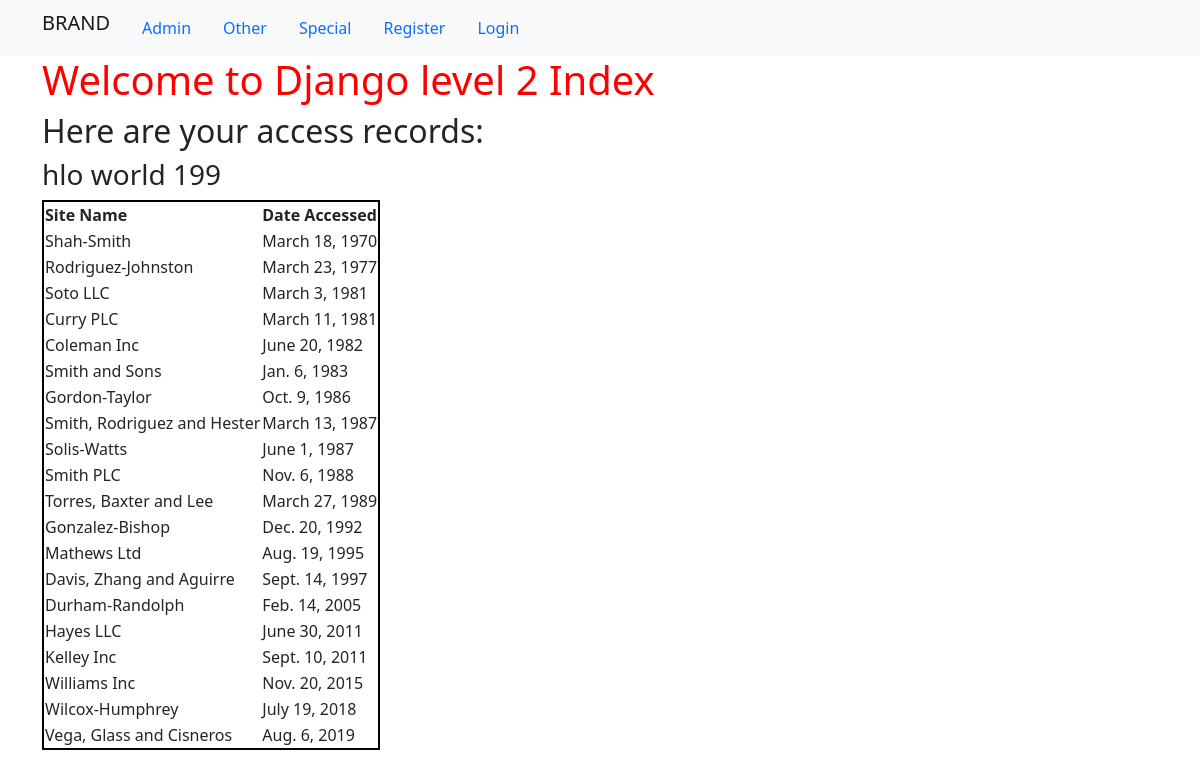
The page / on the database its author committed.
### first_app/models.py (models this page shows, shortened)
class AccessRecord(models.Model):
    name = models.ForeignKey(Webpage, on_delete=models.CASCADE)
    date = models.DateField()

class Webpage(models.Model):
    topic = models.ForeignKey(Topic, on_delete=models.CASCADE)
    name = models.CharField(max_length=256, unique=True)
    url = models.URLField(unique=True)
    def __str__(self):
        return self.name

### first_app/views.py (the view)
# urls.py: path('', views.index, name='index'),
def index(request):
    webpages_list = AccessRecord.objects.order_by('date')
    context = {'access_records': webpages_list, 'text':'hello world', 'number':100}
    return render(request, 'first_app/index.html', context=context)

### templates/first_app/index.html
<!DOCTYPE html>
{% extends 'first_app/base.html' %}
{% block body_block %}
<h1>Welcome to Django level 2 Index</h1>
<h2>Here are your access records:</h2>
<h3>{{ text|cut:'el'|upper|lower }} {{ number|add:'99' }}</h3>
<div class="djangotwo">
  {% if access_records %}
    <table>
      <thead>
        <th>Site Name</th>
        <th>Date Accessed</th>
      </thead>
      {% for acc in access_records %}
        <tr>
          <td>{{ acc.name }}</td>
          <td>{{ acc.date }}</td>
        </tr>
      {% endfor %}
    </table>
    {% else %}
      <p>NO ACCESS RECORDS FOUND!</p>
  {% endif %}
</div>
{% endblock %}

### templates/first_app/base.html (shortened to what this page needs)
<!DOCTYPE html>
{% load static %}
<html lang="en" dir="ltr">
  <head>
    <link rel="stylesheet" href="{% static "/css/style.css" %}">
    <link href="https://cdn.jsdelivr.net/npm/bootstrap@5.2.0/dist/css/bootstrap.min.css" rel="stylesheet">
  </head>
  <body>
    <nav class='navbar navbar-light bg-light'>
      <div class="container">
        <ul class='nav'>
          <li class='nav-item'><a class='navbar-brand' href="{% url 'first_app:index' %}">BRAND</a></li>
          <li class='nav-item'><a class='nav-link' href="{% url 'admin:index' %}">Admin</a></li>
          <li class='nav-item'><a class='nav-link' href="{% url 'first_app:other' %}">Other</a></li>
          <li class='nav-item'><a class='nav-link' href="{% url 'first_app:special' %}">Special</a></li>
          <li class='nav-item'><a class='nav-link' href="{% url 'first_app:register' %}">Register</a></li>
          {% if user.is_authenticated %}
            <li class='nav-item'><a class='nav-link' href="{% url 'first_app:logout' %}">Logout({{ user.username }})</a></li>
          {% else %}
            <li class='nav-item'><a class='nav-link' href="{% url 'first_app:user_login' %}">Login</a></li>
          {% endif %}
        </ul>
      </div>
    </nav>
    <div class="container">
      {% block body_block %}
      {% endblock %}
    </div>
  </body>
</html>

### static/css/style.css (style rules this page uses)
h1 { color: red; }
table, th, td { border: solid black 2px; }

### rows shown on the page
AccessRecord: name "Shah-Smith", date "March 18, 1970"
AccessRecord: name "Rodriguez-Johnston", date "March 23, 1977"
AccessRecord: name "Soto LLC", date "March 3, 1981"
AccessRecord: name "Curry PLC", date "March 11, 1981"
AccessRecord: name "Coleman Inc", date "June 20, 1982"
AccessRecord: name "Smith and Sons", date "Jan. 6, 1983"
AccessRecord: name "Gordon-Taylor", date "Oct. 9, 1986"
AccessRecord: name "Smith, Rodriguez and Hester", date "March 13, 1987"
AccessRecord: name "Solis-Watts", date "June 1, 1987"
AccessRecord: name "Smith PLC", date "Nov. 6, 1988"
AccessRecord: name "Torres, Baxter and Lee", date "March 27, 1989"
AccessRecord: name "Gonzalez-Bishop", date "Dec. 20, 1992"
AccessRecord: name "Mathews Ltd", date "Aug. 19, 1995"
AccessRecord: name "Davis, Zhang and Aguirre", date "Sept. 14, 1997"
AccessRecord: name "Durham-Randolph", date "Feb. 14, 2005"
AccessRecord: name "Hayes LLC", date "June 30, 2011"
AccessRecord: name "Kelley Inc", date "Sept. 10, 2011"
AccessRecord: name "Williams Inc", date "Nov. 20, 2015"
AccessRecord: name "Wilcox-Humphrey", date "July 19, 2018"
AccessRecord: name "Vega, Glass and Cisneros", date "Aug. 6, 2019"

### other values the page prints
{{ text|cut:'el'|upper|lower }} "hlo world"
{{ number|add:'99' }} "199"
